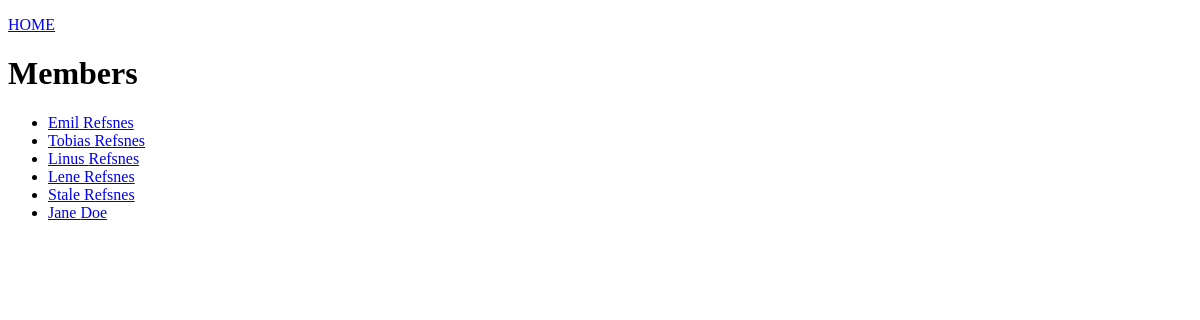
/members/, run on an earlier commit of the app's database.
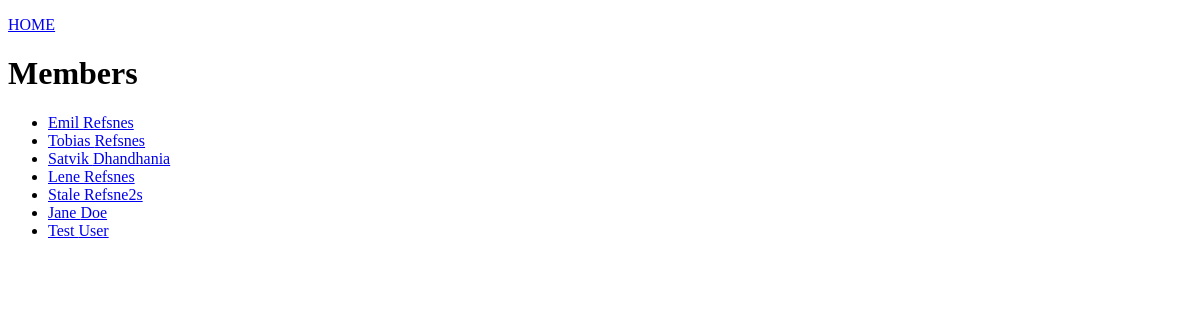
And on a later commit of the database.
### members/models.py (models this page shows, shortened)
class Member(models.Model):
  firstname = models.CharField(max_length=255)
  lastname = models.CharField(max_length=255)
  phone = models.IntegerField(null=True)
  joined_date = models.DateField(null=True)

### members/views.py (the view)
# urls.py: path('members/', views.members, name='members'),
def members(request):
    my_members = Member.objects.all()
    context = {
        'mymembers': my_members,
    }
    template = loader.get_template('all_members.html')
    return HttpResponse(template.render(context=context, request=request))

### members/templates/all_members.html (shortened to what this page needs)
{% extends "master.html" %}
{% block content %}
<p><a href="/">HOME</a></p>
<h1>Members</h1>
<ul>
  {% for x in mymembers %}
    <li><a href="details/{{ x.id }}">{{ x.firstname }} {{ x.lastname }}</a></li>
  {% endfor %}
</ul>
{% endblock %}

### members/templates/master.html (shortened to what this page needs)
<!DOCTYPE html>
<html>
<head>
</head>
<body>
{% block content %}
{% endblock %}
</body>
</html>

What changed in the data, as far as the page shows it:
removed Member: firstname "Linus", lastname "Refsnes"
added Member: firstname "Satvik", lastname "Dhandhania"
changed Member "Stale": lastname "Refsnes" → "Refsne2s"
added Member: firstname "Test", lastname "User"
